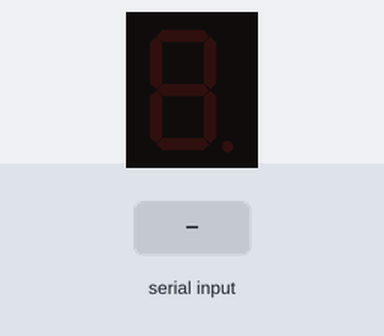
Bench run of a sketch on a simulated Arduino Uno, built with avr-gcc and run on an emulated ATmega328P. On the bench: 1-digit seven-segment display. Wiring (inferred from the names in the program): 1-digit 7-segment display, segments lit when HIGH: segments pin 3, pin 4, pin 5, pin 6, pin 7, pin 8, pin 9. Inputs (shaded band) come from the test bench. The segment pins are drawn as the display they are named for; what the sketch prints to the serial monitor is not drawn.

Above: at 1.2 s.
1.3 s: "90,45\n" received over Serial
At 3.3 s:
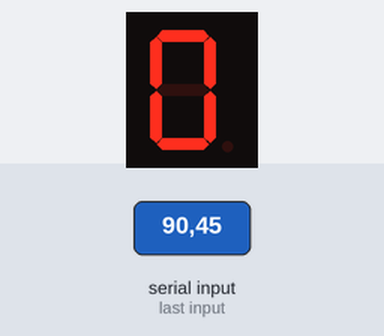
3.8 s: "5\n" received over Serial
At 4.3 s:
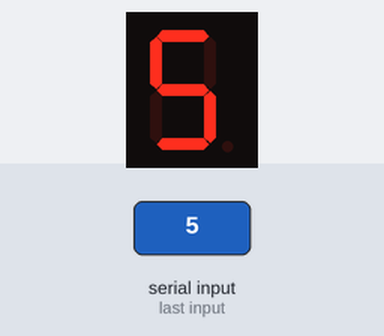
Timing chart, 0 to 6.8 s (numbered marks = the images above; inputs shaded):
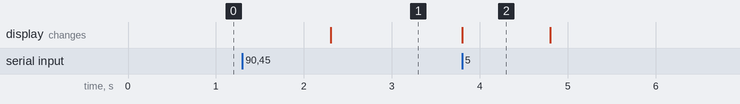

Measured:
- after the input at 1.3 s, the display: changes after 1.0 s (image 1)
- after the input at 3.8 s, the display: changes at once (image 2)
- what the display in image 2 shows lasts 1.0 s, from 3.8 s to 4.8 s

The sketch:

SevenSegment_bitread.ino
```cpp
#define a 3
#define b 4
#define c 5
#define d 6
#define e 7
#define f 8
#define g 9

void setup() {
  // put your setup code here, to run once:
  pinMode(a,OUTPUT);
  pinMode(b,OUTPUT);
  pinMode(c,OUTPUT);
  pinMode(d,OUTPUT);
  pinMode(e,OUTPUT);
  pinMode(f,OUTPUT);
  pinMode(g,OUTPUT);
  Serial.begin(9600);
  while(!Serial);
}

void displayNum(byte displayNum){
  //儲存7段顯示器顯示0~9所需要的2進位值
  char numbers[] = {B01111110,B00110000,B01101101,B01111001,B00110011,B01011011,B01011111,B01110000,B01111111,B01111011};
  byte pins[] = {g,f,e,d,c,b,a,0};
  char n = numbers[displayNum];//7段顯示器要顯示的數字的數字
  for(int i=6; i>=0; i--){
    bool val = bitRead(n,i);
    Serial.print(val);
    digitalWrite(pins[i],val);
  }
  Serial.println();
}

void loop() {
  if(Serial.available()){
    //這個會比較慢顯示
    long inputNum = Serial.parseInt();
    if(inputNum>=0 && inputNum<=9){
      displayNum(inputNum);
      Serial.println(inputNum);
    }else{
      Serial.println("不合法的數字");
    }
  }


}
```
